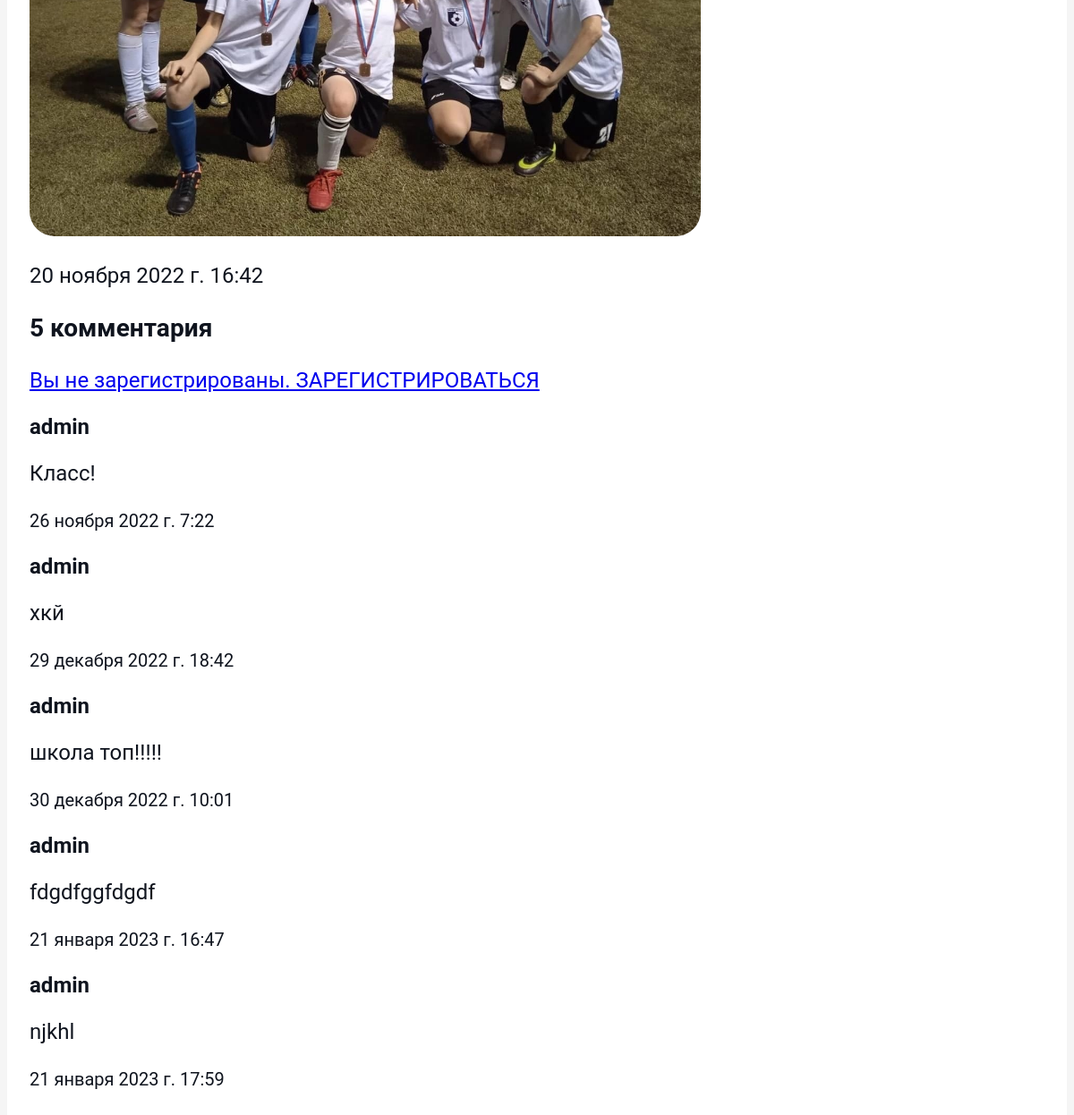
Before: /news/4 (lower part) with the older database file.
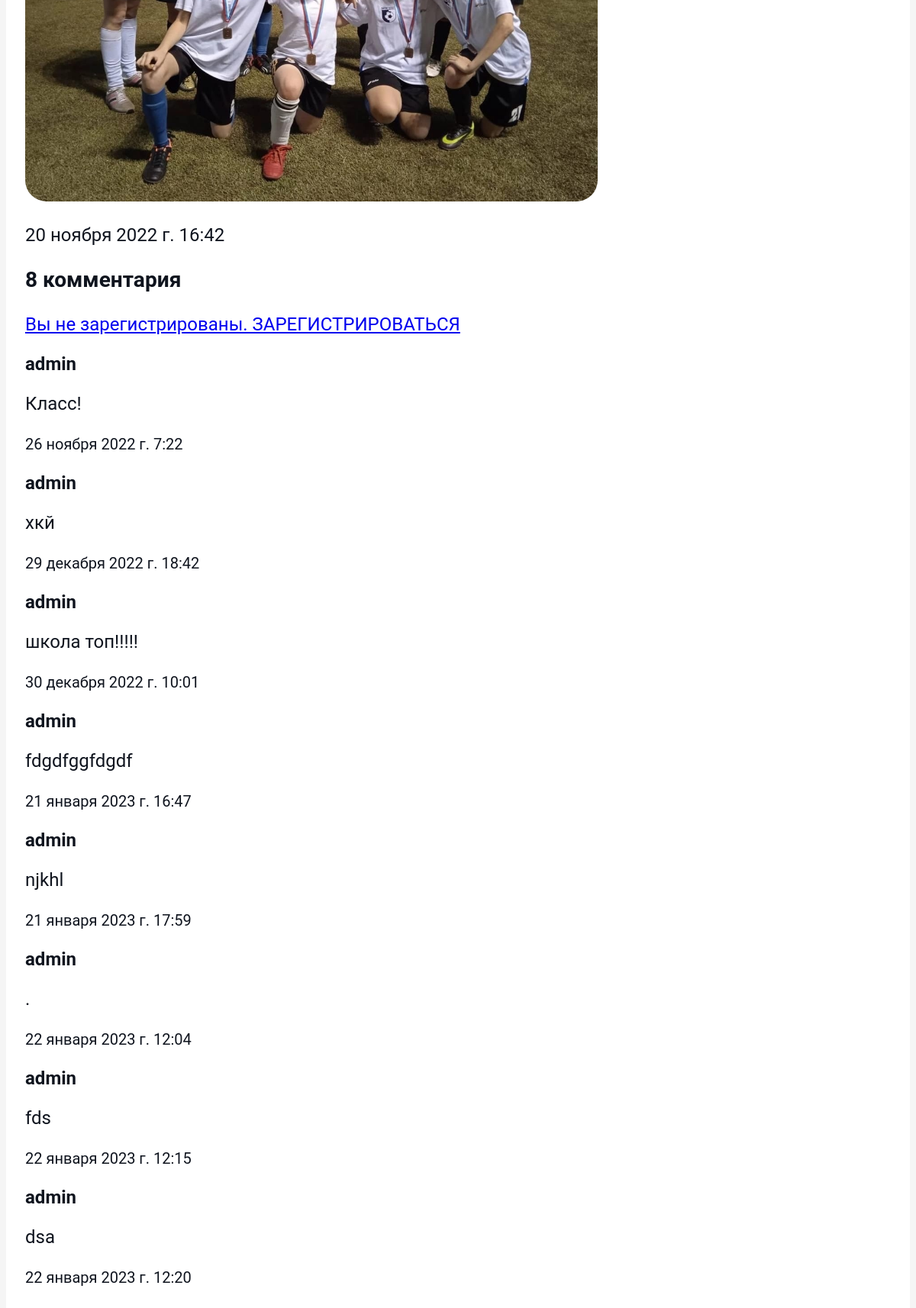
After: the same page with the newer database file.
### app_news/models.py (models this page shows, shortened)
class Product(models.Model):
    title=models.CharField(max_length=35, verbose_name='Заголовок')
    content=models.TextField(null=True, blank=True, verbose_name='содержание')#null=True и blank=True делаю поле необязательным к заполнению
    published=models.DateTimeField(auto_now_add=True, db_index=True, verbose_name='Опубликовано')#при выводе объявлений мы будем сортировать их по убыванию даты публикации,и индекс здесь очень пригодится.
    img=models.ImageField(upload_to='images', null=True, blank=True, verbose_name='Картика')
    rubric=models.ForeignKey('Rubric', null=True, on_delete=models.PROTECT, verbose_name='Рубрика')
    class Meta:#отображение в панели администратора
        verbose_name_plural='Новости'
        verbose_name='Новость'
        ordering = ['-published']#сортировка по убыванию публикаций
    def __str__(self):# Строка для представления объекта Model.
        return self.title

class Comment(models.Model):
    user = models.ForeignKey(
        settings.AUTH_USER_MODEL,
        verbose_name="Пользователь",
        on_delete=models.CASCADE)
    reply = models.ForeignKey('self',related_name="replies", on_delete = models.CASCADE , blank= True ,null=True, verbose_name='ответ')
    product = models.ForeignKey(Product, related_name='comments', on_delete=models.CASCADE, verbose_name='новость')
    body = models.TextField(max_length=120, verbose_name='комментарий', help_text='Введите текст комментария')
    created = models.DateTimeField(auto_now_add=True, verbose_name='дата создания')
    updated = models.DateTimeField(auto_now_add=True)
    active = models.BooleanField(default=True)
    class Meta:
        verbose_name_plural='Комментарий'
        verbose_name = 'комментарий'
        ordering = ('created',)

### users/models.py (models this page shows)
class MyUser(AbstractUser):
    pass

### app_news/views.py (the view, shortened to what this page needs)
# urls.py: path('<pk>', views.ProductDetailView.as_view(), name='detail_product'),
class ProductDetailView(FormMixin, generic.DetailView):
    model = models.Product
    form_class = CommentForm

### app_news/models.py (called while the page is built)
    def __str__(self):
        return self.name

### app_news/templates/app_news/product_detail.html (shortened to what this page needs)
{% extends 'layout/basic.html' %}
{% block content %}
<div class="info">
  <img src="{{ product.img }}" alt="Обложка">
  <p>{{ product.published }}</p>
  <h3>{{ product.comments.count }} комментария</h3>
  {% if user.is_authenticated %}
  <form method="POST">
    {% csrf_token %}
    {{form.as_p}}
      <span><button name="comment" type="submit">Отправить</button></span>
  </form>
  {% else %}
  <a href="{% url 'signup' %}"><p>Вы не зарегистрированы. ЗАРЕГИСТРИРОВАТЬСЯ</p></a>
  {% endif %}
    {% if product.comments %}
      {% for comment in product.comments.all %}
        <strong>{{ comment.user }}</strong>
        <p >{{ comment.body }}</p>
        <p ><small>{{ comment.created }}</small></p>
      {% endfor %}
  {% endif %}
</div>
{% endblock %}

Changed rows visible on the page:
computed for Product: comments.count "5" → "8"
added Comment: user "admin", body ".", created "22 января 2023 г. 12:04"
added Comment: user "admin", body "fds", created "22 января 2023 г. 12:15"
added Comment: user "admin", body "dsa", created "22 января 2023 г. 12:20"
